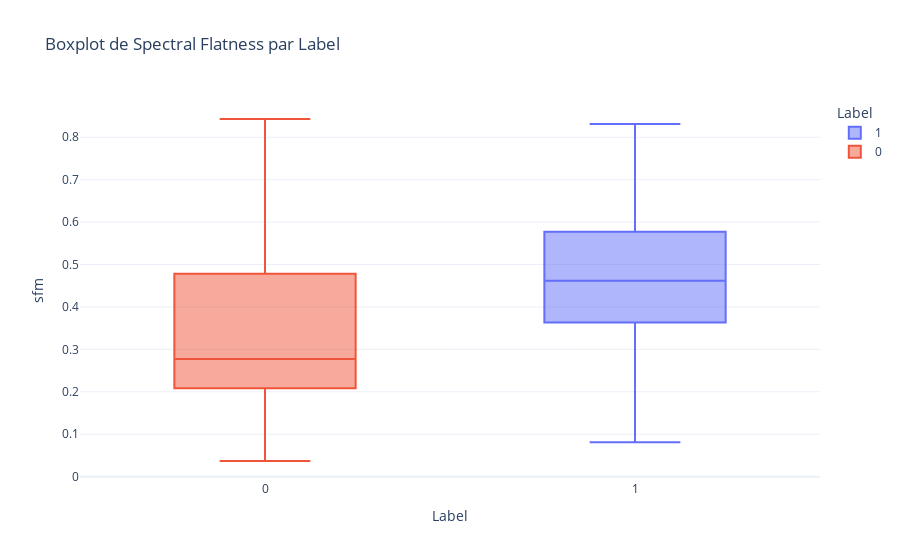

Notebook code cell kept with this figure:
### Code cell
fig = px.box(
    data,
    x="label", 
    y="sfm", 
    color="label",  
    title="Boxplot de Spectral Flatness par Label",
    labels={"label": "Label", "SFM": "SFM"},
    template="plotly_white"  
)

fig.show()

### Figure 1 — Plotly figure (JSON) as saved in the notebook; plotly's stock layout.template omitted (floating-point values rounded to 4 significant figures; data arrays with more than 128 entries replaced by an {"elided": "..."} marker saying what was removed)
{"data": [{"alignmentgroup": "True", "hovertemplate": "Label=%{x}<br>sfm=%{y}<extra></extra>", "legendgroup": "1", "marker": {"color": "#636efa"}, "name": "1", "notched": false, "offsetgroup": "1", "orientation": "v", "showlegend": true, "type": "box", "x": {"elided": "1584 int values"}, "x0": " ", "xaxis": "x", "y": {"elided": "1584 float values"}, "y0": " ", "yaxis": "y"}, {"alignmentgroup": "True", "hovertemplate": "Label=%{x}<br>sfm=%{y}<extra></extra>", "legendgroup": "0", "marker": {"color": "#EF553B"}, "name": "0", "notched": false, "offsetgroup": "0", "orientation": "v", "showlegend": true, "type": "box", "x": {"elided": "1584 int values"}, "x0": " ", "xaxis": "x", "y": {"elided": "1584 float values"}, "y0": " ", "yaxis": "y"}], "layout": {"boxmode": "overlay", "legend": {"title": {"text": "Label"}, "tracegroupgap": 0}, "title": {"text": "Boxplot de Spectral Flatness par Label"}, "xaxis": {"anchor": "y", "categoryarray": [1, 0], "categoryorder": "array", "domain": [0, 1], "title": {"text": "Label"}}, "yaxis": {"anchor": "x", "domain": [0, 1], "title": {"text": "sfm"}}}}
